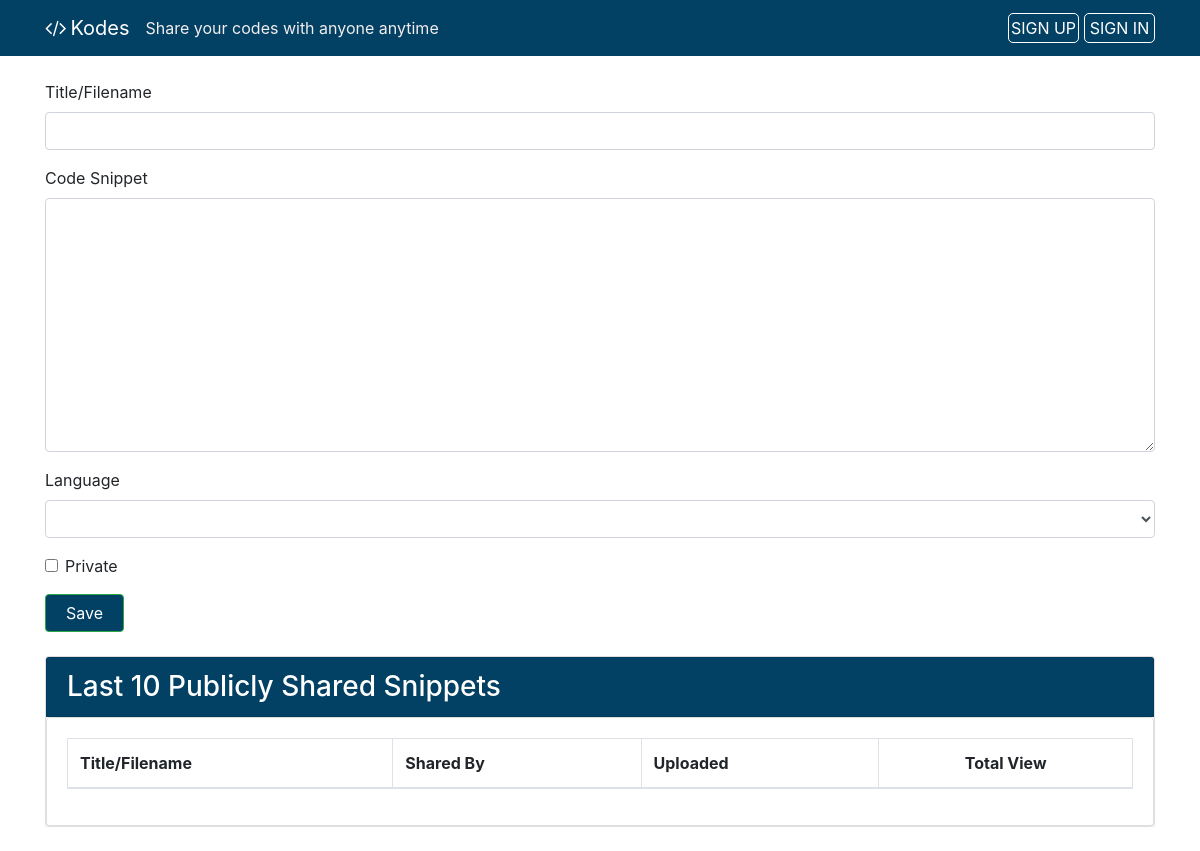
The app's page /, older data.
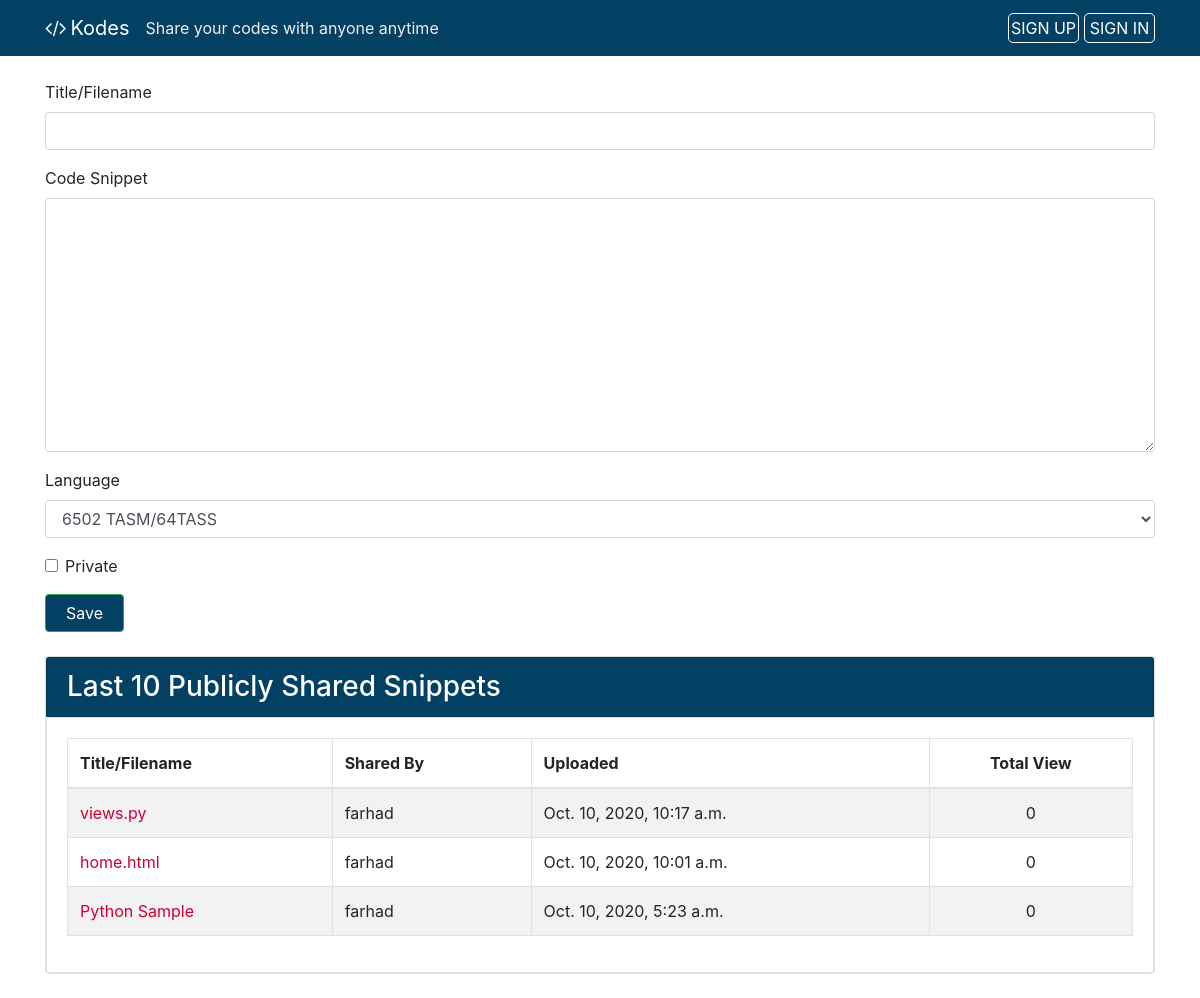
The same page, newer data.
### codes/models.py (models this page shows, shortened)
class Code(models.Model):
    author = models.ForeignKey(User, on_delete=models.CASCADE)
    created_utc = models.DateTimeField(auto_now_add=True, verbose_name="Created")
    last_updated_utc = models.DateTimeField(auto_now=True, verbose_name="Last Updated")
    total_views = models.IntegerField(default=0)
    snippet_title = models.CharField(max_length=1000, default="", verbose_name="Title/Filename")
    snippet_body = models.TextField(verbose_name="Code Snippet")
    language = models.ForeignKey(Language, on_delete=models.SET_NULL, null=True)
    is_private = models.BooleanField(default=False, verbose_name="Private")
    password = models.CharField(max_length=1000, default="", blank=True)

### codes/views.py (the view, shortened to what this page needs)
# urls.py: path('', home, name="home"),
def home(request):
    form =  CodeSubmissionForm()
    codes = Code.objects.order_by('-created_utc').all()
    per_page = 10
    paginator = Paginator(codes, per_page).get_page(1)
    context = {
        "form": form,
        "codes": codes,
        "paginator": paginator
    }
    return render(request, "codes/home.html", context)

### codes/forms.py
class CodeSubmissionForm(ModelForm):
    def __init__(self, *args, **kwargs):
        super(CodeSubmissionForm, self).__init__(*args, **kwargs)
        language = Language.objects.order_by('-is_popular', 'name').all()
        self.fields['language'].choices = [[lang.language_code, lang.name] for lang in language]
    class Meta:
        model = Code
        fields = '__all__'
        exclude = ['total_views', 'author']

### codes/context_processors.py (called while the page is built)
def sitename_tagline(request):
    context = {
        'SITENAME': settings.SITENAME,
        'TAGLINE': settings.TAGLINE
    }
    return context

### codes/templates/codes/home.html (shortened to what this page needs)
{% extends 'codes/base.html' %}
{% block content %}
<form method="POST">
    <div class="form-group">
        <label for="id_snippet_title">{{ form.snippet_title.label }}</label>
        {{ form.snippet_title }}
    </div>
    <div class="form-group">
        <label for="id_snippet_body">{{ form.snippet_body.label }}</label>
        {{ form.snippet_body }}
    </div>
    <div class="form-group">
        <label for="id_language">{{ form.language.label }}</label>
        {{ form.language }}
    </div>
    <div class="form-group form-check">
        {{ form.is_private }}
        <label class="form-check-label" for="id_is_private">{{ form.is_private.label }}</label>
    </div>
    <input type="submit" value="Save" class="btn btn-success code-submit">
</form>
<div class="card my-4">
    <div class="card card-header shared-snippet-title" style="padding-bottom: 0px !important">
        <h3 class="card-title">Last 10 Publicly Shared Snippets</h3>
    </div>
    <div class="card card-body">
        <table class="table table-striped table-bordered">
            <thead>
                <tr>
                    <th>Title/Filename</th>
                    <th>Shared By</th>
                    <th>Uploaded</th>
                    <th class="text-center">Total View</th>
                </tr>
            </thead>
            <tbody>
                {% for code in paginator %}
                    <tr>
                        <td><a href="{% url 'code_view' code.id %}">{{ code.snippet_title }}</a></td>
                        <td>{{ code.author.username }}</td>
                        <td>{{ code.created_utc }}</td>
                        <td class="text-center">{{ code.total_views }}</td>
                    </tr>
                {% endfor %}
            </tbody>
        </table>
    </div>
</div>
{% endblock content %}

Row changes from the older to the newer data that the page shows:
added Code: snippet_title "views.py", author.username "farhad", created_utc "Oct. 10, 2020, 10:17 a.m.", total_views "0"
added Code: snippet_title "home.html", author.username "farhad", created_utc "Oct. 10, 2020, 10:01 a.m.", total_views "0"
added Code: snippet_title "Python Sample", author.username "farhad", created_utc "Oct. 10, 2020, 5:23 a.m.", total_views "0"
Text that changed along with them:
form field language: (not shown) → "6502 TASM/64TASS"
